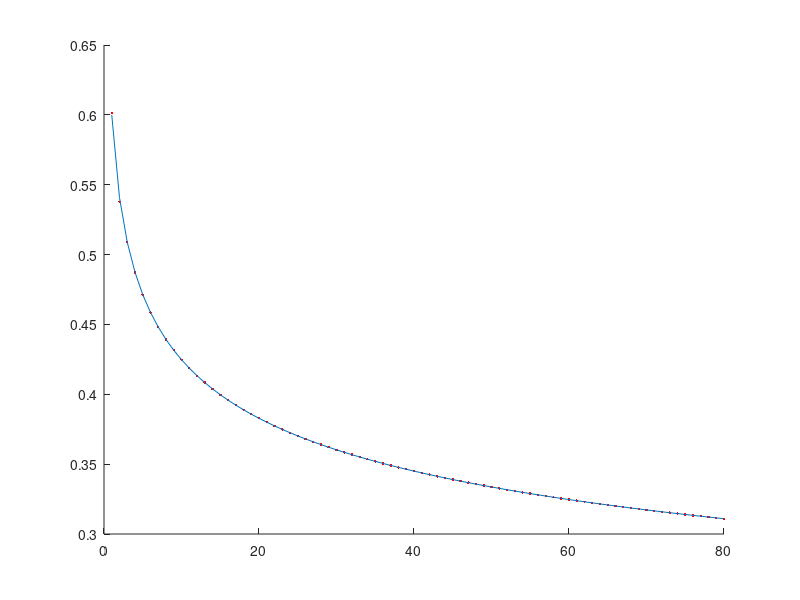
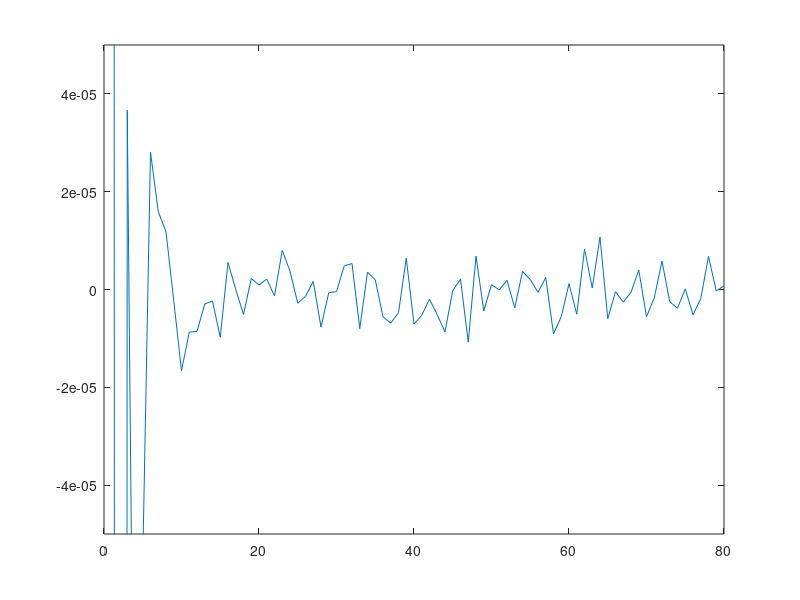

These figures' MATLAB source, in order:
clear 
clc  
rng(0) 

S0 = 40; 
sigma = 0.6; 
alpha = 0.85; 
r = 0.06; 
deltaT = 0.001; 
deltaK = 0.001; 

kappa = @(T) (2*r)./( (sigma.^2).*(1-alpha).*(exp(2*r*(1-alpha).*T)-1) );
x = @(T) kappa(T).*S0.^(2*(1-alpha)).*(exp(2*r*(1-alpha).*T)); 
y = @(T,K) kappa(T)*K.^(2.*(1-alpha));
z = 2 + 1/(1-alpha);

CallExact = @(T,K) S0.*(1 - ncx2cdf(y(T,K),z,x(T)))...
    - K.*exp(-r*T).*ncx2cdf(x(T),z-2,y(T,K)); 

PutExact = @(T,K) -S0.*ncx2cdf(y(T,K),z,x(T))...
    + K.*exp(-r*T).*(1-ncx2cdf(x(T),z-2,y(T,K))); 

dPdT = @(T,K) (PutExact(T+deltaT,K)-PutExact(T-deltaT,K))./...
    (2*deltaT) ; 

dPdK = @(T,K) (PutExact(T,K+deltaK)-PutExact(T,K-deltaK))./...
    (2*deltaK) ; 

d2PdK2 = @(T,K) (   PutExact(T,K+2*deltaK)...
    -2.*PutExact(T,K) + PutExact(T,K-2*deltaK)  )./...
    (4*deltaK.^2) ; 

dCdT = @(T,K) (CallExact(T+deltaT,K)-CallExact(T-deltaT,K))./...
    (2*deltaT) ; 

dCdK = @(T,K) (CallExact(T,K+deltaK)-CallExact(T,K-deltaK))./...
    (2*deltaK) ; 

d2CdK2 = @(T,K) (   CallExact(T,K+2*deltaK)...
    -2.*CallExact(T,K) + CallExact(T,K-2*deltaK)  )./...
    (4*deltaK.^2) ; 

DupirePut = @(T,K) (sqrt(2)./K).*(sqrt((dPdT(T,K)+r.*K.*dPdK(T,K))...
    ./d2PdK2(T,K))); 
DupireCall = @(T,K) (sqrt(2)./K).*(sqrt((dCdT(T,K)+r.*K.*dCdK(T,K))...
    ./d2CdK2(T,K))); 
CEVSigma = @(S) sigma.*S.^(alpha-1); 

T = 2; 
figure()
hold on 
DupireSoln = [DupireCall(T,1:39),DupirePut(T,40:80)]; 
plot(1:80,DupireSoln,'r.')
plot(1:80,CEVSigma(1:80)) 
hold off 

figure()
plot(1:80,(DupireSoln - CEVSigma(1:80)))
ylim([-5e-5 5e-5])
